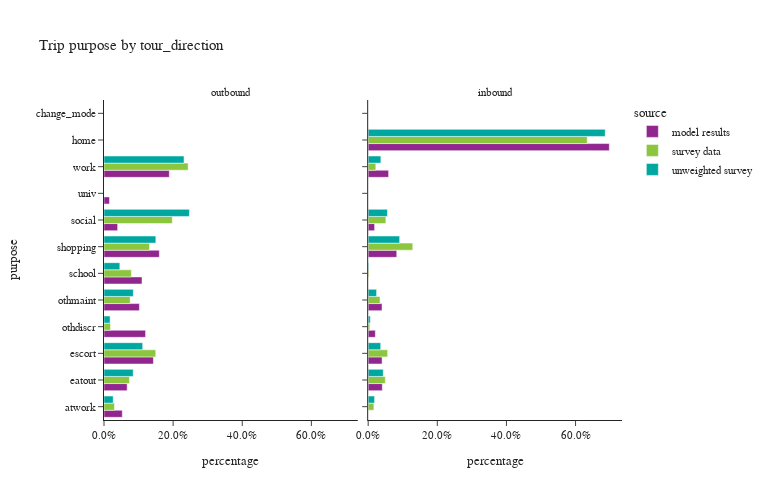

The code cell stored with this chart in its notebook:
### Markdown cell above
- removed survey trips with no matching tours

### Code cell
df_plot = trip_wTour.groupby(['source','tour_direction','purpose'])['trip_weight'].sum().reset_index()
df_plot['percentage'] = df_plot.groupby(['source','tour_direction'], group_keys=False)['trip_weight']. \
    apply(lambda x: x / float(x.sum()))

fig = px.bar(df_plot,
             x="percentage", y="purpose", color="source",barmode="group",
             facet_col='tour_direction', facet_col_wrap=2, orientation='h',
             category_orders={"tour_direction": ["outbound", "inbound"]},
             title="Trip purpose by " + 'tour_direction')
fig.for_each_annotation(lambda a: a.update(text = a.text.split("=")[-1]))
fig.update_layout(height=500, width=770)
fig.for_each_xaxis(lambda a: a.update(tickformat = ".1%"))
fig.update_yaxes()
fig.show()

### Figure 1 — Plotly figure (JSON) as saved in the notebook; plotly's stock layout.template omitted (floating-point values rounded to 4 significant figures)
{"data": [{"alignmentgroup": "True", "hovertemplate": "source=model results<br>tour_direction=outbound<br>percentage=%{x}<br>purpose=%{y}<extra></extra>", "legendgroup": "model results", "marker": {"color": "#91268F", "pattern": {"shape": ""}}, "name": "model results", "offsetgroup": "model results", "orientation": "h", "showlegend": true, "textposition": "auto", "type": "bar", "x": [0.05292, 0.067, 0.143, 0.1203, 0.1024, 0.11, 0.1601, 0.03947, 0.01591, 0.189], "xaxis": "x", "y": ["atwork", "eatout", "escort", "othdiscr", "othmaint", "school", "shopping", "social", "univ", "work"], "yaxis": "y"}, {"alignmentgroup": "True", "hovertemplate": "source=survey data<br>tour_direction=outbound<br>percentage=%{x}<br>purpose=%{y}<extra></extra>", "legendgroup": "survey data", "marker": {"color": "#8CC63E", "pattern": {"shape": ""}}, "name": "survey data", "offsetgroup": "survey data", "orientation": "h", "showlegend": true, "textposition": "auto", "type": "bar", "x": [0.0303, 0.07359, 0.1497, 0.01871, 0.07583, 0.07908, 0.1316, 0.1976, 0.2435], "xaxis": "x", "y": ["atwork", "eatout", "escort", "othdiscr", "othmaint", "school", "shopping", "social", "work"], "yaxis": "y"}, {"alignmentgroup": "True", "hovertemplate": "source=unweighted survey<br>tour_direction=outbound<br>percentage=%{x}<br>purpose=%{y}<extra></extra>", "legendgroup": "unweighted survey", "marker": {"color": "#00A7A0", "pattern": {"shape": ""}}, "name": "unweighted survey", "offsetgroup": "unweighted survey", "orientation": "h", "showlegend": true, "textposition": "auto", "type": "bar", "x": [0.02665, 0.08448, 0.1119, 0.01763, 0.08483, 0.04581, 0.15, 0.2472, 0.2316], "xaxis": "x", "y": ["atwork", "eatout", "escort", "othdiscr", "othmaint", "school", "shopping", "social", "work"], "yaxis": "y"}, {"alignmentgroup": "True", "hovertemplate": "source=model results<br>tour_direction=inbound<br>percentage=%{x}<br>purpose=%{y}<extra></extra>", "legendgroup": "model results", "marker": {"color": "#91268F", "pattern": {"shape": ""}}, "name": "model results", "offsetgroup": "model results", "orientation": "h", "showlegend": false, "textposition": "auto", "type": "bar", "x": [0.04086, 0.04024, 0.6977, 0.02073, 0.04005, 0.08262, 0.01861, 0.0001195, 0.0591], "xaxis": "x2", "y": ["eatout", "escort", "home", "othdiscr", "othmaint", "shopping", "social", "univ", "work"], "yaxis": "y2"}, {"alignmentgroup": "True", "hovertemplate": "source=survey data<br>tour_direction=inbound<br>percentage=%{x}<br>purpose=%{y}<extra></extra>", "legendgroup": "survey data", "marker": {"color": "#8CC63E", "pattern": {"shape": ""}}, "name": "survey data", "offsetgroup": "survey data", "orientation": "h", "showlegend": false, "textposition": "auto", "type": "bar", "x": [0.01658, 1.389e-05, 0.04962, 0.05623, 0.6338, 0.00477, 0.03433, 0.002437, 0.129, 0.05122, 0.02204], "xaxis": "x2", "y": ["atwork", "change_mode", "eatout", "escort", "home", "othdiscr", "othmaint", "school", "shopping", "social", "work"], "yaxis": "y2"}, {"alignmentgroup": "True", "hovertemplate": "source=unweighted survey<br>tour_direction=inbound<br>percentage=%{x}<br>purpose=%{y}<extra></extra>", "legendgroup": "unweighted survey", "marker": {"color": "#00A7A0", "pattern": {"shape": ""}}, "name": "unweighted survey", "offsetgroup": "unweighted survey", "orientation": "h", "showlegend": false, "textposition": "auto", "type": "bar", "x": [0.01847, 5.531e-05, 0.0437, 0.03623, 0.6858, 0.00614, 0.02434, 0.00177, 0.09104, 0.05564, 0.03678], "xaxis": "x2", "y": ["atwork", "change_mode", "eatout", "escort", "home", "othdiscr", "othmaint", "school", "shopping", "social", "work"], "yaxis": "y2"}], "layout": {"annotations": [{"font": {}, "showarrow": false, "text": "outbound", "x": 0.245, "xanchor": "center", "xref": "paper", "y": 1.0, "yanchor": "bottom", "yref": "paper"}, {"font": {}, "showarrow": false, "text": "inbound", "x": 0.755, "xanchor": "center", "xref": "paper", "y": 1.0, "yanchor": "bottom", "yref": "paper"}], "barmode": "group", "height": 500, "legend": {"title": {"text": "source"}, "tracegroupgap": 0}, "title": {"text": "Trip purpose by tour_direction"}, "width": 770, "xaxis": {"anchor": "y", "domain": [0.0, 0.49], "tickformat": ".1%", "title": {"text": "percentage"}}, "xaxis2": {"anchor": "y2", "domain": [0.51, 1.0], "matches": "x", "tickformat": ".1%", "title": {"text": "percentage"}}, "yaxis": {"anchor": "x", "domain": [0.0, 1.0], "title": {"text": "purpose"}}, "yaxis2": {"anchor": "x2", "domain": [0.0, 1.0], "matches": "y", "showticklabels": false}}}
